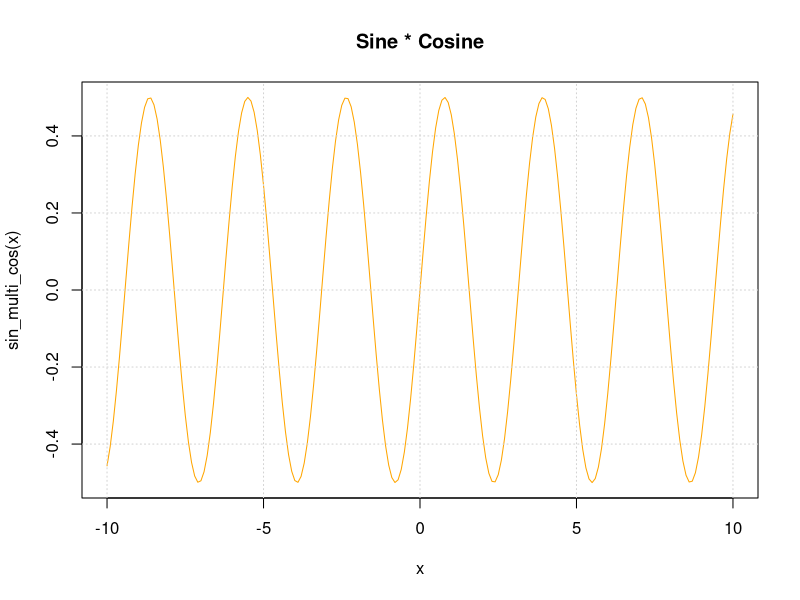

Source code (R):
sin_multi_cos <- function(scos_M) {
    scos_R <- sin(scos_M) * cos(scos_M)
    return(scos_R)
}

x <- seq(-10, 10, 0.1)
plot(x, sin_multi_cos(x), type = "l", col = "orange", main = "Sine * Cosine")
grid()
